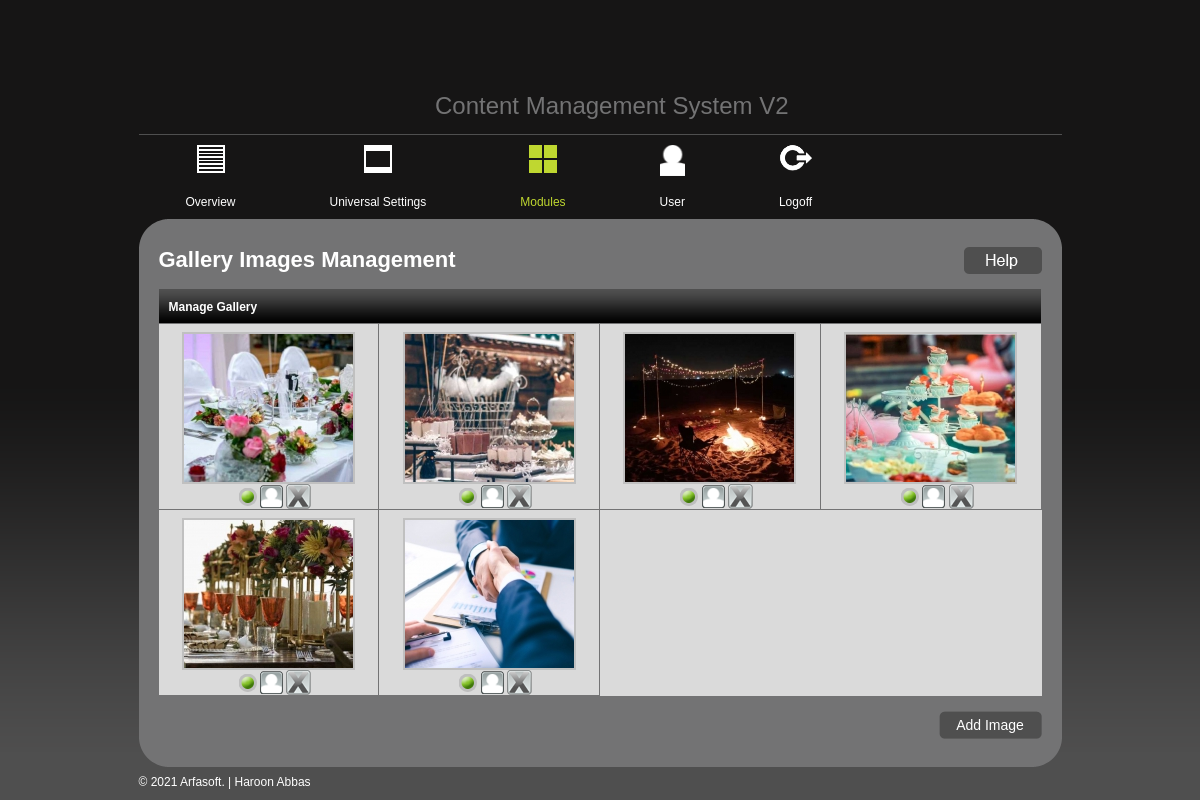
Screenshot of /admin/gallery.php (signed in) with the database file from the repository.
### tables this page shows
CREATE TABLE `images_tbl` (
  `id` int(11) NOT NULL,
  `title` varchar(255) NOT NULL,
  `alttext` varchar(255) NOT NULL,
  `image` varchar(255) NOT NULL,
  `sortorder` int(11) NOT NULL,
  `status` tinyint(1) NOT NULL DEFAULT '0',
  `album_id` int(11) NOT NULL,
  `youtube` text
);

### includes/db_wrapper.php (called while the page is built, shortened)
<?php
class mysqldb
{
    var $host;
    var $user;
    var $password;
    var $db_name;
    var $connection = false;
    var $result;
    var $error_level = 0;
    var $error_desc = "No errors";
    var $num_rows = 0;
    public function __construct($host, $user, $password, $db_name, $port)
    {
        $this->host = isset($host) ? $host : "localhost";
        $this->user = isset($user) ? $user : "root";
        $this->password = isset($password) ? $password : "";
        $this->db_name = isset($db_name) ? $db_name : "cms_db";
    }
    function connect($is_persistent = false)
    {
        if (!$is_persistent)
        {
            $this->connection = @mysqli_connect($this->host, $this->user, $this->password, $this->db_name);
        }
        else
        {
            $this->connection = @mysql_pconnect($this->host, $this->user, $this->password, $this->db_name);
        }
    }
    function error_report()
    {
        $this->error_level = mysqli_errno($this->connection);
        $this->error_desc = mysqli_error($this->connection);
    }
    function query($sqlString)
    {
        $this->sqlString = $sqlString;
        if ($this->connection !== false)
        {
            $this->result = mysqli_query($this->connection, $sqlString);
            if ($this->result)
            {
                $this->affected_rows = mysqli_affected_rows($this->connection);
                if (is_object($this->result))
                {
                    $this->num_rows = mysqli_num_rows($this->result);
                }
                return true;
            }
            else
            {
                $this->affected_rows = 0;
                $this->num_rows = 0;
                $this->add_debug_message(date("d/m/Y - H:i:s") . " - OPERATION FAILED: Executed [" . $this->sqlString . "] got " . $this->error_level . " " . $this->error_desc . "\r\n");
                return false;
            }
        }
        else
        {
            $this->affected_rows = 0;
            $this->num_rows = 0;
            $this->add_debug_message(date("d/m/Y - H:i:s") . " - OPERATION FAILED: No database open OR no SQL command provided" . "\r\n");
            return false;
        }
    }
    function fetch_assoc()
    {
        return mysqli_fetch_assoc($this->result);
    }
    function fetch_data_array()
    {
        $data = array();
        while ($row = $this->fetch_assoc())
        {
            $data[] = $row;
        }
        return $data;
    }
    function list_table($table_name, $where = false, $parameters = array())
    {
        $range = (isset($parameters['range']) && !empty($parameters['range'])) ? $parameters['range'] : " * ";
        $sortColumn = (isset($parameters['sortColumn']) && !empty($parameters['sortColumn'])) ? $parameters['sortColumn'] : false;
        $sortType = (isset($parameters['sortType']) && !empty($parameters['sortType'])) ? $parameters['sortType'] : "ASC";
        $rowCount = (isset($parameters['rowCount']) && !empty($parameters['rowCount'])) ? $parameters['rowCount'] : false;
        $queryString = "SELECT $range FROM $table_name ";
        if ($sortColumn !== false) $queryString .= " ORDER BY $sortColumn $sortType ";
        $this->query($queryString);
        if ($this->num_rows < 1)
        {
            return false;
        }
        else
        {
            return $this->fetch_data_array();
        }
    }
}
$mysql = new mysqldb(DB_HOST, DB_USER, DB_PASSWORD, DB_NAME, DB_PORT);
?>

### admin/gallery.php (the view, shortened to what this page needs)
<?php
	include_once("../includes/db_wrapper.php");
	?>
<!DOCTYPE html PUBLIC "-//W3C//DTD XHTML 1.0 Transitional//EN" "http://www.w3.org/TR/xhtml1/DTD/xhtml1-transitional.dtd">
<html xmlns="http://www.w3.org/1999/xhtml">
<head>
<?php
	include_once("widgets/meta_tags.php");
	?>
	<link rel="stylesheet" type="text/css" href="gallery_js/highslide.css" />
</head>
<body>
	<div class="wrap">
		<?php
			include_once("widgets/header.php");
			include_once("widgets/top_menu.php");
			?>
		<div class="container-top"></div>
		<div class="container">
			<h2>Gallery Images Management </h2>
			<div class="rightbtn">
				<a href="#"><img src="images/helpbtn.png" border="0" alt="help" /></a>
			</div>
			<div class="content">
			<table width="100%" border="0" cellspacing="0" cellpadding="0" class="tbl">
				  <tr class="headerbar">
					<th width="100%" class="alignleft" colspan="4"> Manage Gallery</th>
				  </tr>
				  <tr>
				  <?php
					$i=0;
					if(isset($_GET['args1'])){
						$args = $_GET['args1'];
						$args1 ="&args1=".$args;
						$where="album_id=$args";
					}else{
						$args1="";
						$where=false;
					}
					$postrows = $mysql->list_table("images_tbl ",$where,array('sortColumn' => 'sortorder','sortType'=>'ASC'));
					if($mysql->affected_rows > 0){
						foreach($postrows as $value => $postrow){
							if($i%4==0){
								echo "</tr> <tr>";
							}
							?>
					<td align="center" style="padding-top:8px">
					  <a href="../uploaded/<?php echo stripslashes($postrow['image']); ?>" class="highslide" onclick="return hs.expand(this)"> <img src="../uploaded/minthumbs/<?php echo $postrow['image']; ?>" alt="<?php echo stripslashes($postrow['alttext']); ?>" title="<?php echo stripslashes($postrow['title']); ?>" /> </a><div class="highslide-caption"> <?php echo  stripslashes($postrow['title']); ?></div><br />
					<?php
						if($postrow['status'] == 1){
							echo "<a href='gallery.php?args2=$postrow[id]&args3=0$args1'> &nbsp; &nbsp; <img src='images/active.png' border='0' alt='active' title='Active' /></a>";
						}else{
							echo "<a href='gallery.php?args2=$postrow[id]&args3=1$args1'> &nbsp; &nbsp; <img src='images/hidden.png' border='0' alt='hidden' title='Inactive' /></a>";
						}
						?>
					<a href="gallery_image.php?args2=<?php echo $postrow['id'].$args1; ?>"><img src="images/edituser.png" border="0" alt="edit user" title="Edit" /></a>
					<a href="gallery.php?args4=<?php echo $postrow['id'].$args1; ?>" onclick="return confirm('Do you want to delete this?');"><img src="images/delete.png" border="0" title="Delete" alt="delete Image" /></a></td>
				  <?php
				  		$i++;
				  		}
						echo "</tr>";
					 }else{ ?>
					 	<tr>
						<td class="aligncenter" colspan="4"><strong>No Album Image Found!</strong></td>
					  </tr>
					 <?php } ?>
				</table>
			</div>
			<div class="addbtn-right">
				<a href="gallery_image.php?<?php echo $args1; ?>" title="Add Image"><input name="add" id="add" border="0" type="submit" value="Add Image" class="addpagebtn" /></a>
			</div>
		</div>
		<div class="container-bottom"></div>
		<?php
			include_once("widgets/footer.php");
			?>
		</div>
	</body>
</html>

### admin/style.css (style rules this page uses)
body { margin:0px; padding:0px; background:url(images/bodybg.png) repeat-x; background-color:#4f4f4f; }
.wrap { width:923px; margin:0 auto; }
.container-top { float:left; background:url(images/con-top.png) no-repeat; width:923px; height:28px; }
.container { float:left; width:883px; background:url(images/containerbg.png) repeat-y; padding:0px 20px; }
.container h2 { margin:0px; float:left; font-family:Arial, Helvetica, sans-serif; font-size:22px; font-weight:bold; color:#FFFFFF; }
.rightbtn { float:right; }
.content { float:left; width:883px; background-color:#dadada; margin:15px 0px; }
.addbtn-right { float:left; width:883px; text-align:right; }
.container-bottom { float:left; background:url(images/cont-bottom.png) no-repeat; width:923px; height:28px; }
.tbl { font-family:Arial, Helvetica, sans-serif; font-size:12px; }
.tbl img { vertical-align:middle; }
.tbl a { text-decoration:none; color:#000000; border:none; }
.tbl .headerbar { background:url(images/container-headerbg.png) repeat-x; width:883px; height:35px; }
.tbl th { color:#FFFFFF; border-right:#737374 solid 1px; }
.tbl td { text-align:center; border-bottom:#737374 solid 1px; border-right:#737374 solid 1px; }
.tbl th.alignleft { text-align:left; padding-left:10px; }
.addpagebtn { background:url(images/addapage.png) no-repeat; width:103px; height:28px; border:none; padding:0px; color:#FFFFFF; font-family:Arial, Helvetica, sans-serif; font-size:14px; cursor:pointer; }

### admin/gallery_js/highslide.css (style rules this page uses)
.highslide { outline: none; text-decoration: none; }
.highslide img { border: 2px solid silver; }

### rows the page displays
images_tbl: image (picture), status 1 (drawn)
images_tbl: image (picture), status 1 (drawn)
images_tbl: image (picture), status 1 (drawn)
images_tbl: image (picture), status 1 (drawn)
images_tbl: image (picture), status 1 (drawn)
images_tbl: image (picture), status 1 (drawn)
